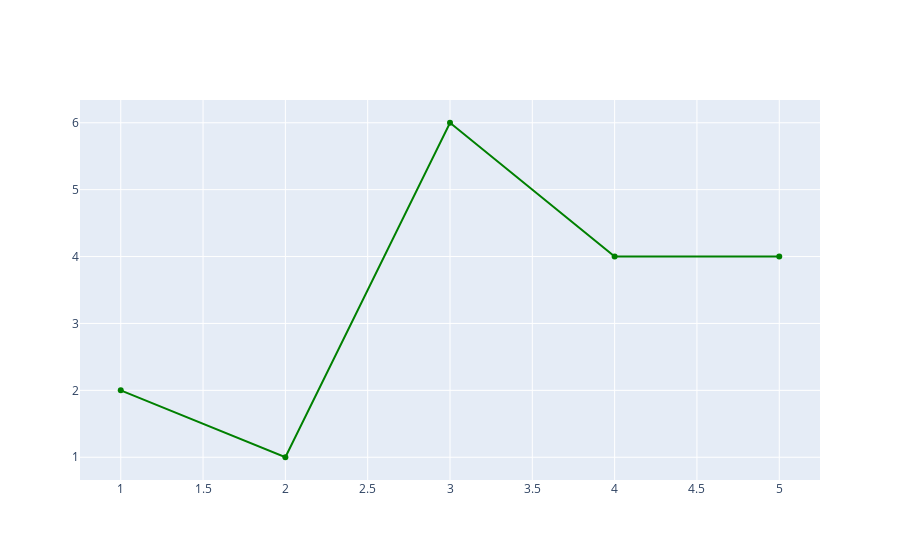

Write notebook code for a chart like this one.
### Code cell
import plotly.graph_objects as go

fig = go.Figure()

fig.add_trace(go.Scatter(
    x=[1, 2, 3, 4, 5],
    y=[2, 1, 6, 4, 4],
    hovertext=["Text A", "Text B", "Text C", "Text D", "Text E"],
    hoverinfo="text",  ##################### change
    marker=dict(
        color="green"
    ),
    showlegend=False
))

fig.show()

### Figure 1 — Plotly figure (JSON) as saved in the notebook; plotly's stock layout.template omitted (floating-point values rounded to 4 significant figures)
{"data": [{"hoverinfo": "text", "hovertext": ["Text A", "Text B", "Text C", "Text D", "Text E"], "marker": {"color": "green"}, "showlegend": false, "type": "scatter", "x": [1, 2, 3, 4, 5], "y": [2, 1, 6, 4, 4]}], "layout": {}}
